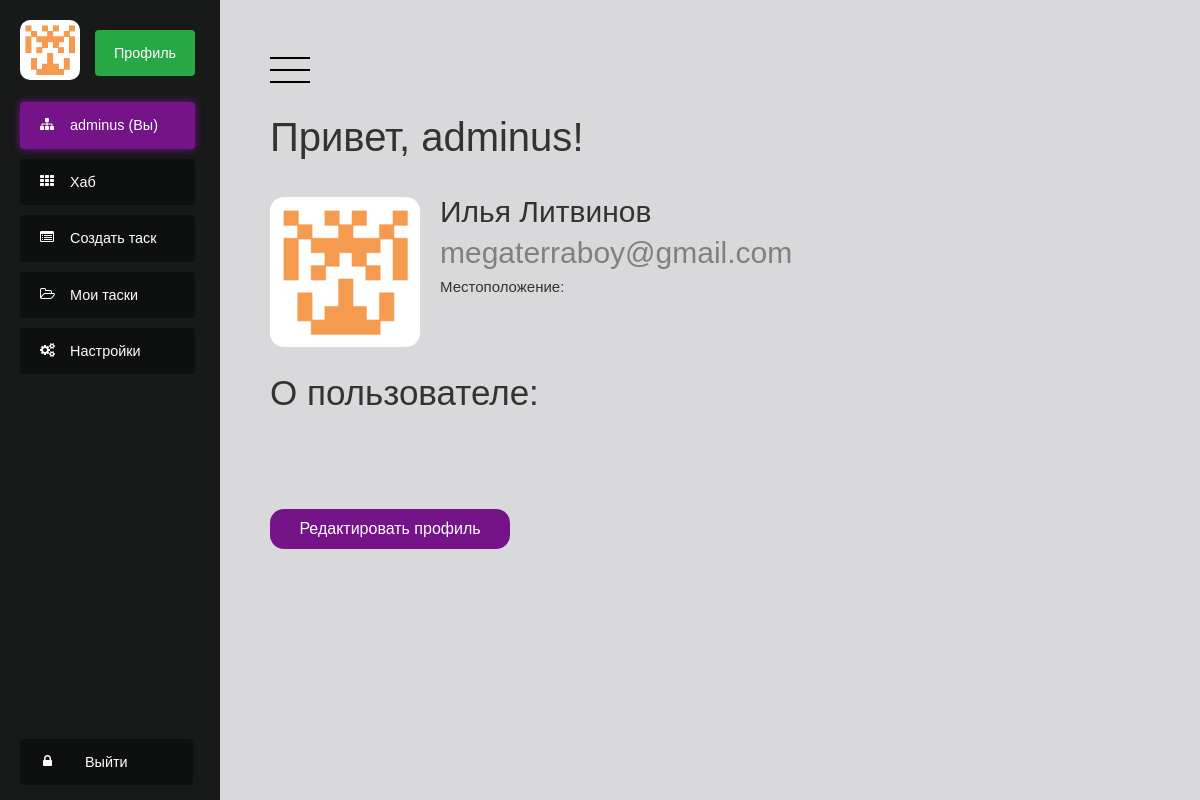
Page /profile/adminus (signed in) on the committed database.
### codev_app/models.py (models this page shows, shortened)
class User(AbstractBaseUser):
    email = models.EmailField(_('email'), unique=True)
    first_name = models.CharField(_('name'), max_length=30, blank=True)
    last_name = models.CharField(_('surname'), max_length=30, blank=True)
    nickname = models.CharField(max_length=30, unique=True)
    bio = models.TextField(max_length=500, blank=True)
    location = models.CharField(max_length=30, blank=True)
    date_joined = models.DateTimeField(_('registered'), auto_now_add=True)
    is_active = models.BooleanField(_('is_active'), default=True)
    avatar = models.ImageField(upload_to='users/avatars/', null=True, blank=True)
    is_superuser = models.BooleanField(default=False)
    objects = UserManager()
    USERNAME_FIELD = 'nickname'
    REQUIRED_FIELDS = [first_name, last_name, nickname, email]
    class Meta:
        verbose_name = _('user')
        verbose_name_plural = _('users')

### codev_app/views.py (the view)
# urls.py: path('profile/<str:user>', profile),
@login_required
def profile(request, user):
    context = get_context(request, 'profile')
    if request.user.nickname == user:
        context = get_context(request, 'profile')
        try:
            context.update({'user_profile': User.objects.get(nickname=user)})
            if context['user_profile'] != request.user:
                context.update({'pagename': 'other_profile'})
        except:
            raise Http404
    else:
        request_user = User.objects.get(nickname=user)
        context.update({'request_avatar': request.user.profile.avatar})
        context.update({'user_profile': request_user})
    return render(request, 'profile.html', context)

### codev_app/views.py (called while the page is built)
def get_context(request, pagename):
    context = {
        'pagename': pagename,
        'user': request.user,
        'registerform': RegistrationForm(request.POST)
    }
    if request.user.is_authenticated:
        context.update({'avatar': request.user.avatar})
    return context

### templates/profile.html (shortened to what this page needs)
<!DOCTYPE html>
<html lang="en">
<head>
    <link rel="stylesheet" type="text/css" href="/static/modern_style.css">
</head>
<body>
{% include 'patterns/modern_menu.html' %}
{% if user == user_profile %}
    <h1 style="margin-bottom: 1%;">Привет, {{ user }}!</h1>
    <br>
{% else %}
    <h1>Это профиль юзера {{ user_profile }}</h1>
    <br>
{% endif %}
<br>
{% if user == user_profile %}
<img src="{{ MEDIA_URL }}{{ avatar }}" width="150" style="border-radius: 14px; position: absolute;">
{% else %}
<img src="{{ MEDIA_URL }}{{ request_avatar }}" width="150" style="border-radius: 14px; position: absolute;">
{% endif %}
<p class="first_name" style="position: relative;">{{  user_profile.first_name }} {{ user.last_name }}</p>
<p class="email" style="position: relative;">{{ user_profile.email }}</p>
<p class="location-h">Местоположение: </p><p class="location" style="position: relative;">{{  user_profile.location }}</p>
<p class="bio-h">О пользователе:</p> <p class="bio">{{  user_profile.bio }}</p>
<br>
<br>
{% if user == user_profile %}
    <a href="{{ user }}/edit" class="edit-button">Редактировать профиль</a>
{% endif %}
{% include 'patterns/modern_footer.html' %}
</body>
</html>

### templates/patterns/modern_menu.html (shortened to what this page needs)
<head>
</head>
<div class="wrapper">
  <div class="sidebar" style="position: fixed;">
    <ul class="nav">
      <img class="avatar" src="{{ MEDIA_URL }}{{ avatar }}">
       <li class="profile"><a class="profile-button" href = "/profile/{{ user }}"><p> Профиль </p></a></li>
       <li><a {% if pagename == 'profile' %}class="active"{% endif %} href = "/profile/{{ user }}"> {{ user }} (Вы) </a></li>
      <li><a {% if pagename == 'hab' %}class="active"{% endif %} href="/">Хаб</a></li>
      <li><a {% if pagename == 'make_task' %}class="active"{% endif %} href="/add_task">Создать таск</a></li>
      <li><a {% if pagename == 'tasks' %}class="active"{% endif %} href="/tasks">Мои таски</a></li>
      <li><a {% if pagename == 'settings' %}class="active"{% endif %}>Настройки</a></li>
      <li><a class="logout" href="/u/logout/">Выйти</a></li>
    </ul>
  </div>
  <div class="content isOpen">
          <a class="button">
      <svg xmlns="http://www.w3.org/2000/svg" viewBox="0 0 100 100">
        <line x1="0" y1="20" x2="100" y2="20" />
        <line x1="0" y1="50" x2="100" y2="50" />
        <line x1="0" y1="80" x2="100" y2="80" />
      </svg>
    </a>

### static/modern_style.css (style rules this page uses)
*, *:after, *:before { box-sizing: border-box; padding: 0; margin: 0; transition: .5s ease-in-out; }
a { text-decoration: none; }
html, body { height: 100%; width: 100%;content isOpen font-family: 'Montserrat', sans-serif; -webkit-font-smoothing: antialiased; font-smoothing: antialiased; background-color: #2a313d; }
body { font: 500 .9rem/1 'Avenir Next', sans-serif; color: #333; background: rgb(45,48,58); }
.wrapper { display: flex; min-height: 100%; height:auto; background-color: #181919; margin:0 auto; width:auto; }
.sidebar { position: absolute; width: 220px; padding: 20px; }
.content { flex: 1; padding: 50px; background: #d9d9db; transform: translateX(0); transition: transform .3s; margin:0 auto; min-width:940px; width:auto; }
.content.isOpen { transform: translateX(220px); }
.button { cursor: pointer; }
.button svg { width: 40px; }
h1 { margin-top: 25px; font-size: 40px; font-weight: 400; }
.nav { list-style: none; }
.nav li a { background: #0e0f0f; margin-top: 10px; position: relative; display: block; margin-bottom: 5px; padding: 16px 0 16px 50px; color: #fff; border-radius: 4px; -webkit-transition-duration: 0.4s; transition-duration: 0.5s; transition: all .2s ease-in-out; cursor: pointer; }
.nav li a.logout { padding: 16px 65px 16px 65px; position: absolute; bottom: 10px; }
.nav li a.active { background-color: #751389; box-shadow: 0px 0px 8px #751390; }
.nav li a::before { font: 14px fontawesome; position: absolute; top: 15px; left: 20px; }
.nav li:nth-child(3) a::before { content: '\f0e8'; }
.nav li:nth-child(4) a::before { content: '\f00a'; }
.nav li:nth-child(5) a::before { content: '\f022'; }
.nav li:nth-child(6) a::before { content: '\f115'; }
.nav li:nth-child(7) a::before { content: '\f085'; }
.nav li:nth-child(8) a::before { content: '\f023'; left: 23px; }
.avatar { margin-bottom: 10px; height: 60px; width: 60px; -webkit-border-radius: 10px; -moz-border-radius: 10px; border-radius: 10px; cursor: pointer; }
.profile { float: right; text-align-all: center; }
.wrapper .nav .profile a { width: 100px; text-align: center; float: left; }
.sidebar { height: 100%; width: 215px; text-align: left; float: left; }
.profile p { text-align: center; margin-left: -50px; }
.nav li a.profile-button { background-color: #28a745; }
.first_name { margin-left: 170px; font-size: 30px; }
.email { padding-top: 1%; margin-left: 170px; font-size: 30px; color: grey; }
.bio-h { position: relative; margin-top: 70px; font-size: 35px; }
.location-h { margin-top: 1%; margin-left: 170px; font-size: 15px; }
.location { padding-top: 1%; margin-left: 170px; font-size: 20px; color: grey; }
.edit-button { width: 15em; display: inline-block; text-align: center; background: #751389; color: #fff; margin-right: 100px; margin-left: 0px; font-size: 16px; padding: 12px 19px; border-color: transparent; border-radius: 14px; -webkit-transition-duration: 0.4s; transition-duration: 0.5s; transition: all .2s ease-in-out; cursor: pointer; z-index: 50; }
:root { --gutterSm: 0.4rem; --gutterMd: 0.8rem; --gutterLg: 1.6rem; --gutterXl: 2.4rem; --gutterXx: 7.2rem; --colorPrimary400: #7e57c2; --colorPrimary600: #5e35b1; --colorPrimary800: #4527a0; --fontFamily: "Dosis", sans-serif; --fontSizeSm: 1.2rem; --fontSizeMd: 1.6rem; --fontSizeLg: 2.1rem; --fontSizeXl: 2.8rem; --fontSizeXx: 3.6rem; --lineHeightSm: 1.1; --lineHeightMd: 1.8; --transitionDuration: 300ms; --transitionTF: cubic-bezier(0.645, 0.045, 0.355, 1); --inputPaddingV: var(--gutterMd); --inputPaddingH: var(--gutterLg); --inputFontSize: var(--fontSizeLg); --inputLineHeight: var(--lineHeightMd); --labelScaleFactor: 0.8; --labelDefaultPosY: 50%; --labelTransformedPosY: calc( (var(--labelDefaultPosY)) - (var(--inputPaddingV) * var(--labelScaleFactor)) - (var(--inputFontSize) * var(--inputLineHeight)) ); --inputTransitionDuration: var(--transitionDuration); --inputTransitionTF: var(--transitionTF); }
*, *::before, *::after { box-sizing: border-box; }
html, body { max-width: 100%; overflow-x: hidden; }

### rows in the picture
User: avatar (picture), nickname "adminus", first_name "Илья", last_name "Литвинов", email "megaterraboy@gmail.com"
